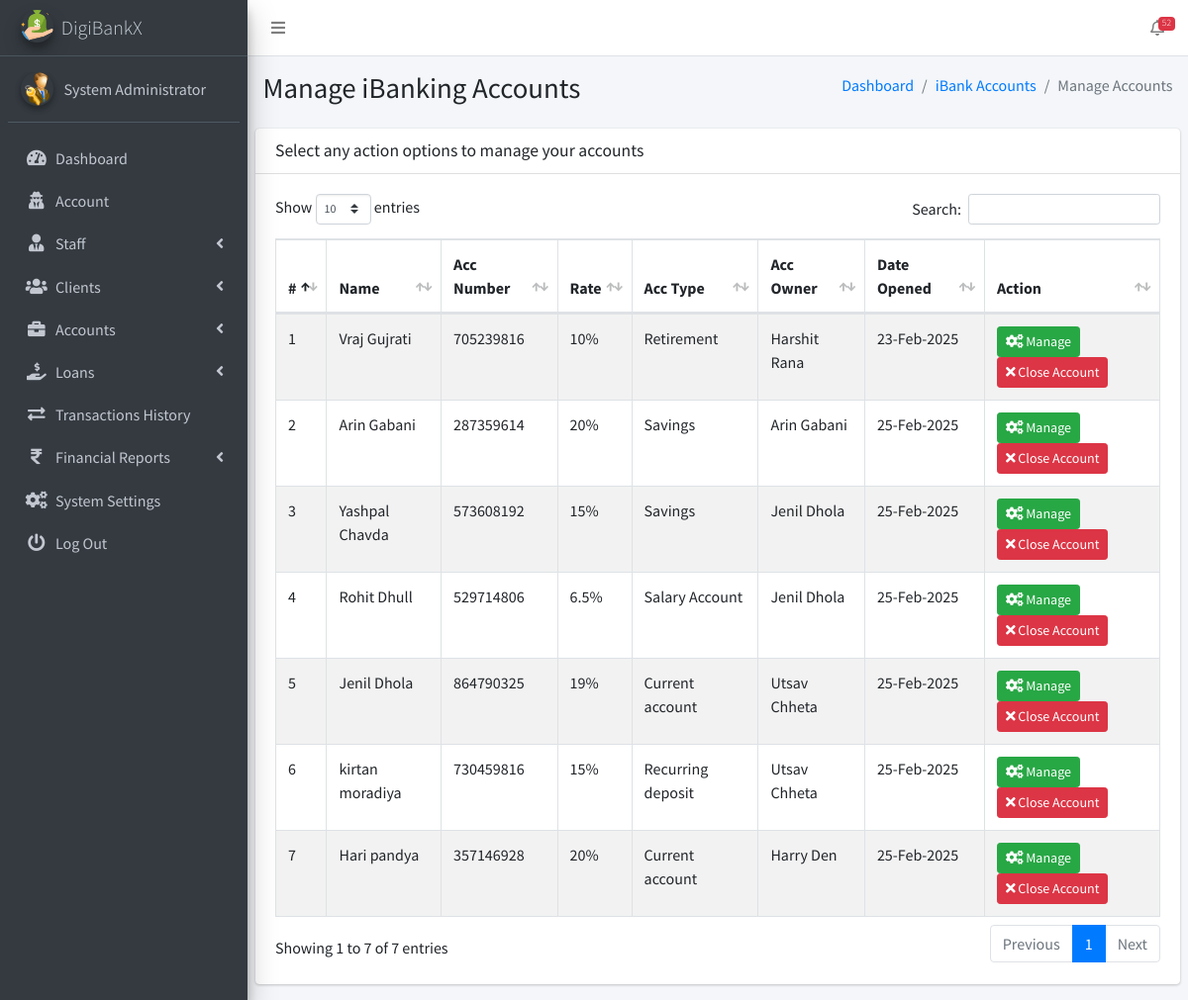
Page /admin/pages_manage_acc_openings.php (signed in) on the committed database.
### tables this page shows
CREATE TABLE `ib_systemsettings` (
  `id` int(20) NOT NULL,
  `sys_name` longtext NOT NULL,
  `sys_tagline` longtext NOT NULL,
  `sys_logo` varchar(200) NOT NULL,
  `is_active` tinyint(1) NOT NULL DEFAULT 1
);

CREATE TABLE `ib_admin` (
  `admin_id` int(11) NOT NULL,
  `name` varchar(200) NOT NULL,
  `email` varchar(200) NOT NULL,
  `number` varchar(200) NOT NULL,
  `password` varchar(200) NOT NULL,
  `profile_pic` varchar(200) NOT NULL,
  `is_active` tinyint(1) NOT NULL DEFAULT 1,
  `otp` varchar(6) DEFAULT NULL,
  `otp_expiry` datetime DEFAULT NULL
);

CREATE TABLE `ib_bankaccounts` (
  `account_id` int(20) NOT NULL,
  `acc_name` varchar(200) NOT NULL,
  `account_number` varchar(200) NOT NULL,
  `acc_type` varchar(200) NOT NULL,
  `acc_rates` varchar(200) NOT NULL,
  `acc_status` varchar(200) NOT NULL,
  `acc_amount` decimal(10,2) NOT NULL,
  `client_id` int(10) UNSIGNED DEFAULT NULL,
  `created_at` timestamp(6) NOT NULL DEFAULT current_timestamp(6) ON UPDATE current_timestamp(6),
  `is_active` tinyint(1) NOT NULL DEFAULT 1
);

CREATE TABLE `ib_clients` (
  `client_id` int(10) UNSIGNED NOT NULL,
  `name` varchar(200) NOT NULL,
  `phone` varchar(200) NOT NULL,
  `address` varchar(200) NOT NULL,
  `email` varchar(200) NOT NULL,
  `password` varchar(200) NOT NULL,
  `profile_pic` varchar(200) NOT NULL,
  `client_number` varchar(200) NOT NULL,
  `is_active` tinyint(1) NOT NULL DEFAULT 1,
  `otp` varchar(10) DEFAULT NULL,
  `otp_expiry` datetime DEFAULT NULL
);

### admin/pages_manage_acc_openings.php (the view, shortened to what this page needs)
<?php
include('conf/config.php');
?>
<!DOCTYPE html>
<html>
<?php include("dist/_partials/head.php"); ?>
<body class="hold-transition sidebar-mini layout-fixed layout-navbar-fixed">
    <div class="wrapper">
        <?php include("dist/_partials/nav.php"); ?>
        <?php include("dist/_partials/sidebar.php"); ?>
        <div class="content-wrapper">
            <section class="content-header">
                <div class="container-fluid">
                    <div class="row mb-2">
                        <div class="col-sm-6">
                            <h1>Manage iBanking Accounts</h1>
                        </div>
                        <div class="col-sm-6">
                            <ol class="breadcrumb float-sm-right">
                                <li class="breadcrumb-item"><a href="pages_dashboard.php">Dashboard</a></li>
                                <li class="breadcrumb-item"><a href="pages_manage_acc_openings.php">iBank Accounts</a></li>
                                <li class="breadcrumb-item active">Manage Accounts</li>
                            </ol>
                        </div>
                    </div>
                </div>
            </section>
            <section class="content">
                <div class="row">
                    <div class="col-12">
                        <div class="card">
                            <div class="card-header">
                                <h3 class="card-title">Select any action options to manage your accounts</h3>
                            </div>
                            <div class="card-body">
                                <table id="example1" class="table table-hover table-bordered table-striped">
                                    <thead>
                                        <tr>
                                            <th>#</th>
                                            <th>Name</th>
                                            <th>Acc Number</th>
                                            <th>Rate</th>
                                            <th>Acc Type</th>
                                            <th>Acc Owner</th>
                                            <th>Date Opened</th>
                                            <th>Action</th>
                                        </tr>
                                    </thead>
                                    <tbody>
                                        <?php
                                        $ret = "SELECT
                                                    b.*,
                                                    c.name AS client_name
                                                FROM iB_bankAccounts b
                                                LEFT JOIN ib_clients c ON b.client_id = c.client_id
                                                ORDER BY RAND()";
                                        $stmt = $mysqli->prepare($ret);
                                        $stmt->execute();
                                        $res = $stmt->get_result();
                                        $cnt = 1;
                                        while ($row = $res->fetch_object()) {
                                            $dateOpened = $row->created_at ?? 'N/A';
                                        ?>
                                            <tr>
                                                <td><?php echo $cnt; ?></td>
                                                <td><?php echo htmlspecialchars($row->acc_name ?? 'N/A'); ?></td>
                                                <td><?php echo htmlspecialchars($row->account_number ?? 'N/A'); ?></td>
                                                <td><?php echo htmlspecialchars($row->acc_rates ?? '0.00'); ?>%</td>
                                                <td><?php echo htmlspecialchars($row->acc_type ?? 'N/A'); ?></td>
                                                <td><?php echo isset($row->client_name) ? htmlspecialchars($row->client_name) : 'N/A'; ?></td>
                                                <td><?php echo $dateOpened !== 'N/A' ? date("d-M-Y", strtotime($dateOpened)) : 'N/A'; ?></td>
                                                <td>
                                                    <a class="btn btn-success btn-sm" href="pages_update_client_accounts.php?account_id=<?php echo $row->account_id; ?>">
                                                        <i class="fas fa-cogs"></i> Manage
                                                    </a>
                                                    <a class="btn btn-danger btn-sm" href="pages_manage_acc_openings.php?deleteBankAcc=<?php echo $row->account_id; ?>">
                                                        <i class="fas fa-times"></i> Close Account
                                                    </a>
                                                </td>
                                            </tr>
                                        <?php $cnt++; } ?>
                                    </tbody>
                                </table>
                            </div>
                        </div>
                    </div>
                </div>
            </section>
        </div>
    </div>
</body>
</html>

### admin/dist/_partials/sidebar.php (shortened to what this page needs)
<aside class="main-sidebar sidebar-dark-primary elevation-4">
    <?php
    $admin_id = $_SESSION['admin_id'];
    $query = "SELECT * FROM iB_admin WHERE admin_id = ?";
    $stmt = $mysqli->prepare($query);
    $stmt->bind_param('i', $admin_id);
    $stmt->execute();
    $res = $stmt->get_result();
    while ($row = $res->fetch_object()) {
        $profile_picture = empty($row->profile_pic)
            ? "<img src='dist/img/user_icon.png' class='img-circle elevation-2' alt='User Image'>"
            : "<img src='dist/img/$row->profile_pic' class='img-circle elevation-2' alt='User Image'>";
        $sys_query = "SELECT * FROM iB_SystemSettings";
        $stmt = $mysqli->prepare($sys_query);
        $stmt->execute();
        $sys_res = $stmt->get_result();
        while ($sys = $sys_res->fetch_object()) {
            ?>
            <a href="pages_dashboard.php" class="brand-link text-light">
                <img src="dist/img/<?php echo $sys->sys_logo; ?>" alt="Logo" class="brand-image img-circle elevation-3">
                <span class="brand-text font-weight-light"><?php echo $sys->sys_name; ?></span>
            </a>
            <div class="sidebar">
                <div class="user-panel mt-3 pb-3 mb-3 d-flex">
                    <div class="image"><?php echo $profile_picture; ?></div>
                    <div class="info">
                        <a href="#" class="d-block"><?php echo $row->name; ?></a>
                    </div>
                </div>
                <nav class="mt-2">
                    <ul class="nav nav-pills nav-sidebar flex-column" data-widget="treeview" role="menu">
                        <li class="nav-item">
                            <a href="pages_dashboard.php" class="nav-link">
                                <i class="nav-icon fas fa-tachometer-alt"></i>
                                <p>Dashboard</p>
                            </a>
                        </li>
                        <li class="nav-item">
                            <a href="pages_account.php" class="nav-link">
                                <i class="nav-icon fas fa-user-secret"></i>
                                <p>Account</p>
                            </a>
                        </li>
                        <li class="nav-item has-treeview">
                            <a href="#" class="nav-link">
                                <i class="nav-icon fas fa-user-tie"></i>
                                <p>Staff <i class="fas fa-angle-left right"></i></p>
                            </a>
                        </li>
                        <li class="nav-item has-treeview">
                            <a href="#" class="nav-link">
                                <i class="nav-icon fas fa-users"></i>
                                <p>Clients <i class="fas fa-angle-left right"></i></p>
                            </a>
                        </li>
                        <li class="nav-item has-treeview">
                            <a href="#" class="nav-link">
                                <i class="nav-icon fas fa-briefcase"></i>
                                <p>Accounts <i class="fas fa-angle-left right"></i></p>
                            </a>
                        </li>
                        <li class="nav-item has-treeview">
                            <a href="#" class="nav-link">
                                <i class="nav-icon fas fa-hand-holding-usd"></i>
                                <p>
                                    Loans
                                    <i class="fas fa-angle-left right"></i>
                                </p>
                            </a>
                        </li>
                        <li class="nav-item">
                            <a href="pages_transactions_engine.php" class="nav-link">
                                <i class="nav-icon fas fa-exchange-alt"></i>
                                <p>Transactions History</p>
                            </a>
                        </li>
                        <li class="nav-item has-treeview">
                            <a href="#" class="nav-link">
                                <i class="nav-icon fas fa-rupee-sign"></i>
                                <p>Financial Reports <i class="fas fa-angle-left right"></i></p>
                            </a>
                        </li>
                        <li class="nav-item">
                            <a href="pages_system_settings.php" class="nav-link">
                                <i class="nav-icon fas fa-cogs"></i>
                                <p>System Settings</p>
                            </a>
                        </li>
                        <li class="nav-item">
                            <a href="pages_logout.php" class="nav-link">
                                <i class="nav-icon fas fa-power-off"></i>
                                <p>Log Out</p>
                            </a>
                        </li>
                    </ul>
                </nav>
            </div>
        </aside>
    <?php }
    } ?>

### rows in the picture
ib_admin: name "System Administrator"
ib_systemsettings: sys_logo (picture), sys_name "DigiBankX", ib_admin.profile_pic (picture)
ib_bankaccounts: acc_name "Vraj Gujrati", account_number "705239816", acc_rates "10", acc_type "Retirement", client.name "Harshit Rana", created_at "23-Feb-2025"
ib_bankaccounts: acc_name "Arin Gabani", account_number "287359614", acc_rates "20", acc_type "Savings", client.name "Arin Gabani", created_at "25-Feb-2025"
ib_bankaccounts: acc_name "Yashpal Chavda", account_number "573608192", acc_rates "15", acc_type "Savings", client.name "Jenil Dhola", created_at "25-Feb-2025"
ib_bankaccounts: acc_name "Rohit Dhull", account_number "529714806", acc_rates "6.5", acc_type "Salary Account", client.name "Jenil Dhola", created_at "25-Feb-2025"
ib_bankaccounts: acc_name "Jenil Dhola", account_number "864790325", acc_rates "19", acc_type "Current account", client.name "Utsav Chheta", created_at "25-Feb-2025"
ib_bankaccounts: acc_name "kirtan moradiya", account_number "730459816", acc_rates "15", acc_type "Recurring deposit", client.name "Utsav Chheta", created_at "25-Feb-2025"
ib_bankaccounts: acc_name "Hari pandya", account_number "357146928", acc_rates "20", acc_type "Current account", client.name "Harry Den", created_at "25-Feb-2025"

### other values in the picture
$ntf "52"
